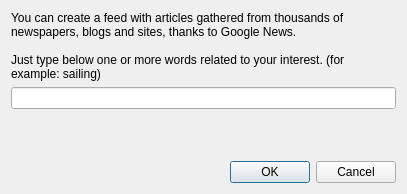
<ui version="4.0" >
 <class>Dialog</class>
 <widget class="QDialog" name="Dialog" >
  <property name="geometry" >
   <rect>
    <x>0</x>
    <y>0</y>
    <width>407</width>
    <height>194</height>
   </rect>
  </property>
  <property name="windowTitle" >
   <string>Google News Feed - uRSSus</string>
  </property>
  <property name="windowIcon" >
   <iconset resource="../images/icons.qrc" >
    <normaloff>:/urssus.svg</normaloff>:/urssus.svg</iconset>
  </property>
  <layout class="QVBoxLayout" name="verticalLayout" >
   <item>
    <widget class="QLabel" name="label" >
     <property name="text" >
      <string>You can create a feed with articles gathered from thousands of newspapers, blogs and sites, thanks to Google News. 

Just type below one or more words related to your interest. (for example: sailing)</string>
     </property>
     <property name="wordWrap" >
      <bool>true</bool>
     </property>
    </widget>
   </item>
   <item>
    <widget class="QLineEdit" name="keywords" />
   </item>
   <item>
    <spacer name="verticalSpacer" >
     <property name="orientation" >
      <enum>Qt::Vertical</enum>
     </property>
     <property name="sizeHint" stdset="0" >
      <size>
       <width>20</width>
       <height>22</height>
      </size>
     </property>
    </spacer>
   </item>
   <item>
    <widget class="QDialogButtonBox" name="buttonBox" >
     <property name="orientation" >
      <enum>Qt::Horizontal</enum>
     </property>
     <property name="standardButtons" >
      <set>QDialogButtonBox::Cancel|QDialogButtonBox::Ok</set>
     </property>
    </widget>
   </item>
  </layout>
 </widget>
 <resources>
  <include location="../images/icons.qrc" />
 </resources>
 <connections>
  <connection>
   <sender>buttonBox</sender>
   <signal>accepted()</signal>
   <receiver>Dialog</receiver>
   <slot>accept()</slot>
   <hints>
    <hint type="sourcelabel" >
     <x>248</x>
     <y>254</y>
    </hint>
    <hint type="destinationlabel" >
     <x>157</x>
     <y>274</y>
    </hint>
   </hints>
  </connection>
  <connection>
   <sender>buttonBox</sender>
   <signal>rejected()</signal>
   <receiver>Dialog</receiver>
   <slot>reject()</slot>
   <hints>
    <hint type="sourcelabel" >
     <x>316</x>
     <y>260</y>
    </hint>
    <hint type="destinationlabel" >
     <x>286</x>
     <y>274</y>
    </hint>
   </hints>
  </connection>
 </connections>
</ui>
